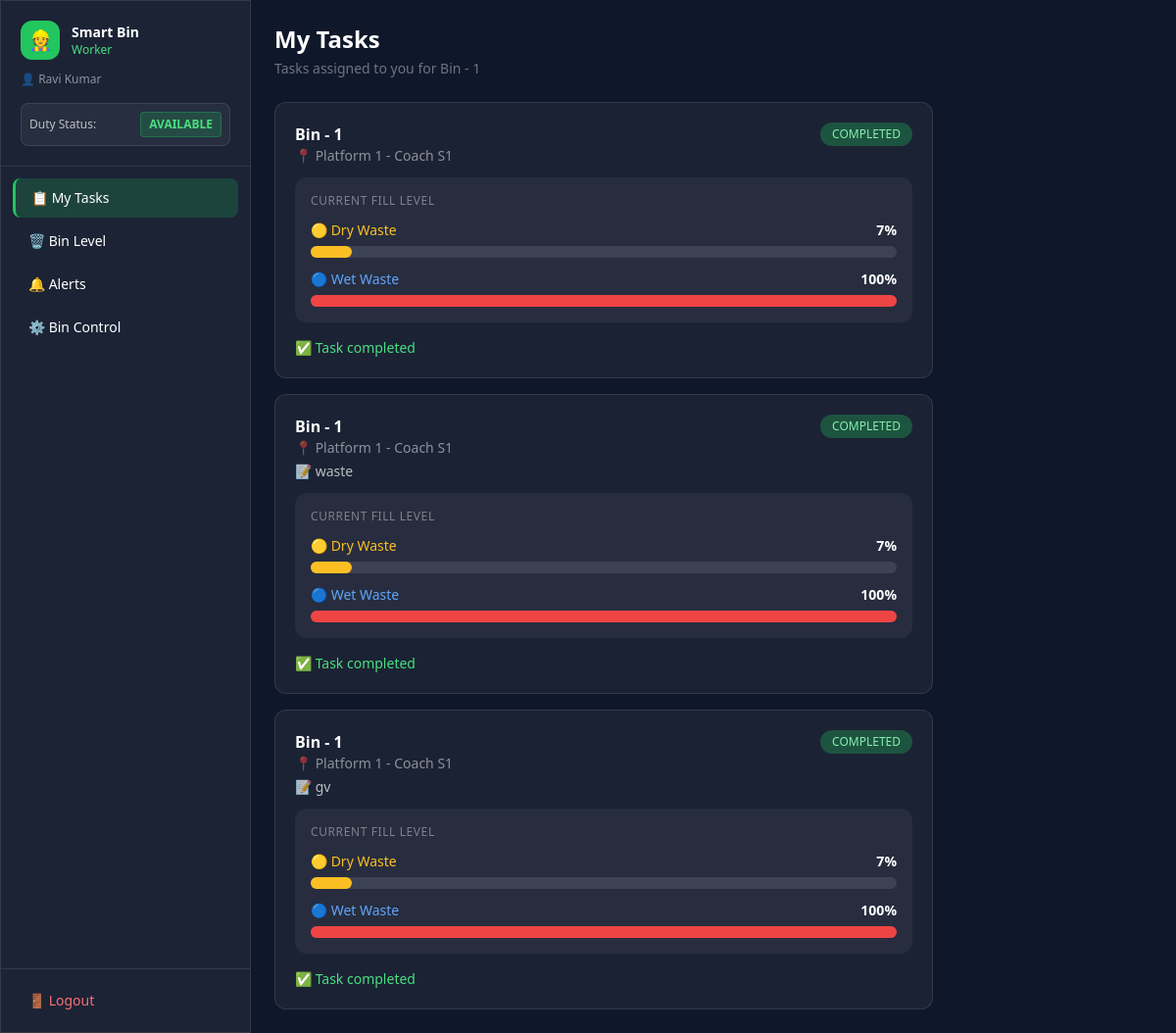
Screenshot of /worker (signed in) with the database file from the repository.
### tables this page shows
CREATE TABLE workers (
            id INTEGER PRIMARY KEY AUTOINCREMENT,
            name TEXT NOT NULL,
            username TEXT UNIQUE NOT NULL,
            password TEXT NOT NULL,
            status TEXT DEFAULT 'available' CHECK(status IN ('available', 'busy', 'offline'))
        , points INTEGER DEFAULT 0);

CREATE TABLE tasks (
            id INTEGER PRIMARY KEY AUTOINCREMENT,
            worker_id INTEGER NOT NULL,
            bin_id INTEGER NOT NULL,
            compartment TEXT NOT NULL,
            description TEXT,
            status TEXT DEFAULT 'pending' CHECK(status IN ('pending', 'in_progress', 'completed')),
            assigned_by TEXT NOT NULL,
            created_at TIMESTAMP DEFAULT CURRENT_TIMESTAMP,
            updated_at TIMESTAMP DEFAULT CURRENT_TIMESTAMP,
            FOREIGN KEY (worker_id) REFERENCES workers(id),
            FOREIGN KEY (bin_id) REFERENCES bins(id)
        );

CREATE TABLE bins (
            id INTEGER PRIMARY KEY AUTOINCREMENT,
            bin_name TEXT NOT NULL,
            location TEXT NOT NULL,
            compartment TEXT NOT NULL,
            dry_level INTEGER DEFAULT 0 CHECK(dry_level BETWEEN 0 AND 100),
            wet_level INTEGER DEFAULT 0 CHECK(wet_level BETWEEN 0 AND 100),
            status TEXT DEFAULT 'normal' CHECK(status IN ('normal', 'full', 'maintenance')),
            last_updated TIMESTAMP DEFAULT CURRENT_TIMESTAMP
        , human_dist INTEGER DEFAULT 0);

### app.py (the view)
@app.route("/worker")
def worker_dashboard():
    if not login_required("worker"):
        return redirect(url_for("login"))
    db    = get_db()
    worker = db.execute("SELECT status FROM workers WHERE id=?", (session["user_id"],)).fetchone()
    tasks = db.execute("""
        SELECT t.*, b.bin_name, b.location, b.dry_level, b.wet_level, b.status as bin_status
        FROM tasks t JOIN bins b ON t.bin_id=b.id
        WHERE t.worker_id=? ORDER BY t.created_at DESC
    """, (session["user_id"],)).fetchall()
    bin_row = db.execute("SELECT * FROM bins WHERE id=1").fetchone()
    alerts  = db.execute("""
        SELECT * FROM alerts WHERE receiver='all' OR receiver='workers'
        ORDER BY created_at DESC LIMIT 20
    """).fetchall()
    db.close()
    return render_template("worker.html",
        tasks=tasks, bin=bin_row, alerts=alerts, name=session["name"], worker_status=worker["status"])

### app.py (called while the page is built)
def login_required(role=None):
    if "user_id" not in session:
        return False
    if role and session.get("role") != role:
        return False
    return True

### database.py (called while the page is built)
def get_db():
    conn = sqlite3.connect(DB_NAME)
    conn.row_factory = sqlite3.Row
    return conn

### templates/worker.html (shortened to what this page needs)
<!DOCTYPE html>
<html lang="en">
<head>
  <script src="https://cdn.tailwindcss.com"></script>
</head>
<body class="min-h-screen text-white flex">
  <aside class="w-64 min-h-screen glass flex-shrink-0 flex flex-col">
    <div class="p-5 border-b border-white/10">
      <div class="flex items-center gap-3">
        <div class="w-10 h-10 bg-green-500 rounded-xl flex items-center justify-center text-xl">👷</div>
        <div><p class="font-bold text-sm">Smart Bin</p><p class="text-green-400 text-xs">Worker</p></div>
      </div>
      <p class="text-white/50 text-xs mt-3">👤 {{ name }}</p>
      <div class="mt-4 flex items-center justify-between bg-white/5 rounded-lg p-2 border border-white/10">
        <span class="text-xs text-white/70">Duty Status:</span>
        <button id="duty-btn" onclick="toggleDuty()" class="text-xs px-2 py-1 rounded font-bold {% if worker_status == 'available' %}bg-green-500/20 text-green-400 border border-green-500/30{% elif worker_status == 'busy' %}bg-blue-500/20 text-blue-400 border border-blue-500/30{% else %}bg-gray-500/20 text-gray-400 border border-gray-500/30{% endif %} hover:opacity-80 transition">
          {{ worker_status|upper }}
        </button>
      </div>
    </div>
    <nav class="flex-1 p-3 space-y-1">
      <button onclick="showSection('tasks')"  id="nav-tasks"  class="sidebar-item active w-full text-left px-4 py-2.5 rounded-lg text-sm flex items-center gap-3">📋 My Tasks</button>
      <button onclick="showSection('bin')"    id="nav-bin"    class="sidebar-item w-full text-left px-4 py-2.5 rounded-lg text-sm flex items-center gap-3">🗑️ Bin Level</button>
      <button onclick="showSection('alerts')" id="nav-alerts" class="sidebar-item w-full text-left px-4 py-2.5 rounded-lg text-sm flex items-center gap-3">
        🔔 Alerts
      </button>
      <button onclick="showSection('control')" id="nav-control" class="sidebar-item w-full text-left px-4 py-2.5 rounded-lg text-sm flex items-center gap-3">⚙️ Bin Control</button>
    </nav>
    <div class="p-3 border-t border-white/10">
      <a href="/logout" class="flex items-center gap-2 px-4 py-2.5 rounded-lg text-sm text-red-400 hover:bg-red-500/10 transition">🚪 Logout</a>
    </div>
  </aside>
  <main class="flex-1 p-6 overflow-y-auto">
    <div id="section-tasks" class="section active">
      <h2 class="text-2xl font-bold mb-1">My Tasks</h2>
      <p class="text-white/40 text-sm mb-6">Tasks assigned to you for Bin - 1</p>
      <div class="space-y-4 max-w-2xl">
        {% for t in tasks %}
        <div class="glass rounded-xl p-5" id="task-card-{{ t.id }}">
          <div class="flex justify-between items-start mb-3">
            <div>
              <p class="font-semibold text-base">{{ t.bin_name }}</p>
              <p class="text-white/50 text-sm">📍 {{ t.location }}</p>
              {% if t.description %}<p class="text-white/70 text-sm mt-1">📝 {{ t.description }}</p>{% endif %}
            </div>
            <span id="status-badge-{{ t.id }}" class="text-xs px-3 py-1 rounded-full whitespace-nowrap font-medium
              {% if t.status=='completed' %}bg-green-500/30 text-green-300
              {% elif t.status=='in_progress' %}bg-blue-500/30 text-blue-300
              {% else %}bg-amber-500/30 text-amber-300{% endif %}">
              {{ t.status|replace('_',' ')|upper }}
            </span>
          </div>
          <div class="bg-white/5 rounded-xl p-4 mb-4 space-y-3">
            <p class="text-xs text-white/40 font-medium uppercase tracking-wider">Current Fill Level</p>
            <div>
              <div class="flex justify-between text-sm mb-1.5">
                <span class="text-amber-400 font-medium">🟡 Dry Waste</span>
                <span id="t-dry-{{ t.id }}" class="font-bold">{{ t.dry_level }}%</span>
              </div>
              <div class="w-full bg-white/10 rounded-full h-3">
                <div id="t-dry-bar-{{ t.id }}" class="progress-bar h-3 rounded-full {% if t.dry_level>=90 %}bg-red-500{% elif t.dry_level>=70 %}bg-amber-500{% else %}bg-amber-400{% endif %}" style="width:{{ t.dry_level }}%"></div>
              </div>
            </div>
            <div>
              <div class="flex justify-between text-sm mb-1.5">
                <span class="text-blue-400 font-medium">🔵 Wet Waste</span>
                <span id="t-wet-{{ t.id }}" class="font-bold">{{ t.wet_level }}%</span>
              </div>
              <div class="w-full bg-white/10 rounded-full h-3">
                <div id="t-wet-bar-{{ t.id }}" class="progress-bar h-3 rounded-full {% if t.wet_level>=90 %}bg-red-500{% elif t.wet_level>=70 %}bg-blue-400{% else %}bg-blue-500{% endif %}" style="width:{{ t.wet_level }}%"></div>
              </div>
            </div>
          </div>
          {% if t.status != 'completed' %}
          <div id="actions-{{ t.id }}" class="flex gap-3">
            {% if t.status == 'pending' %}
            <button onclick="updateTask({{ t.id }},'in_progress')"
              class="flex-1 bg-blue-500/20 hover:bg-blue-500/40 border border-blue-500/40 text-blue-300 py-2.5 rounded-lg text-sm transition font-medium">
              ▶️ Start Task
            </button>
            {% elif t.status == 'in_progress' %}
            <button onclick="updateTask({{ t.id }},'completed')"
              class="flex-1 bg-green-500/20 hover:bg-green-500/40 border border-green-500/40 text-green-300 py-2.5 rounded-lg text-sm transition font-medium">
              ✅ Mark Complete
            </button>
            {% endif %}
          </div>
          {% else %}
          <div class="flex items-center gap-2 text-green-400 text-sm font-medium">✅ Task completed</div>
          {% endif %}
        </div>
        {% endfor %}
      </div>
    </div>
  </main>
</body>
</html>

### templates/worker.html (style rules this page uses)
body { background: #0f172a; }
.glass { background: rgba(255,255,255,0.05); border: 1px solid rgba(255,255,255,0.1); }
.sidebar-item.active { background: rgba(34,197,94,0.2); border-left: 3px solid #22c55e; }
.progress-bar { transition: width 0.8s ease; }
.section { display: none; }
.section.active { display: block; }

### rows the page displays
workers: name "Ravi Kumar", status "AVAILABLE"
tasks: bin_name "Bin - 1", location "Platform 1 - Coach S1", status "COMPLETED", dry_level "7", wet_level "100", shows "✅ Task completed"
tasks: bin_name "Bin - 1", location "Platform 1 - Coach S1", description "waste", status "COMPLETED", dry_level "7", wet_level "100", shows "✅ Task completed"
tasks: bin_name "Bin - 1", location "Platform 1 - Coach S1", description "gv", status "COMPLETED", dry_level "7", wet_level "100", shows "✅ Task completed"
